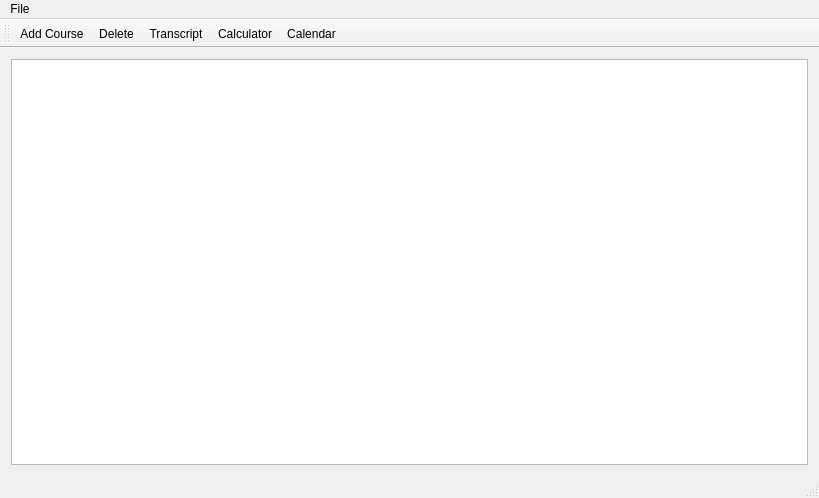
<?xml version="1.0" encoding="UTF-8"?>
<ui version="4.0">
 <class>MainWindow</class>
 <widget class="QMainWindow" name="MainWindow">
  <property name="geometry">
   <rect>
    <x>0</x>
    <y>0</y>
    <width>819</width>
    <height>498</height>
   </rect>
  </property>
  <property name="windowTitle">
   <string>Home</string>
  </property>
  <widget class="QWidget" name="centralWidget">
   <layout class="QVBoxLayout" name="verticalLayout">
    <item>
     <widget class="QTableView" name="courseTable"/>
    </item>
   </layout>
  </widget>
  <widget class="QMenuBar" name="menuBar">
   <property name="geometry">
    <rect>
     <x>0</x>
     <y>0</y>
     <width>819</width>
     <height>20</height>
    </rect>
   </property>
   <widget class="QMenu" name="menuFile">
    <property name="title">
     <string>File</string>
    </property>
   </widget>
   <addaction name="menuFile"/>
  </widget>
  <widget class="QToolBar" name="mainToolBar">
   <attribute name="toolBarArea">
    <enum>TopToolBarArea</enum>
   </attribute>
   <attribute name="toolBarBreak">
    <bool>false</bool>
   </attribute>
   <addaction name="actionAdd_Course"/>
   <addaction name="actionDelete"/>
   <addaction name="actionTranscript"/>
   <addaction name="actionCalculator"/>
   <addaction name="actionCalendar"/>
  </widget>
  <widget class="QStatusBar" name="statusBar"/>
  <action name="actionAdd_Course">
   <property name="text">
    <string>Add Course</string>
   </property>
  </action>
  <action name="actionTranscript">
   <property name="text">
    <string>Transcript</string>
   </property>
  </action>
  <action name="actionDelete">
   <property name="text">
    <string>Delete</string>
   </property>
  </action>
  <action name="actionCalculator">
   <property name="text">
    <string>Calculator</string>
   </property>
  </action>
  <action name="actionCalendar">
   <property name="text">
    <string>Calendar</string>
   </property>
  </action>
 </widget>
 <layoutdefault spacing="6" margin="11"/>
 <resources/>
 <connections/>
</ui>
